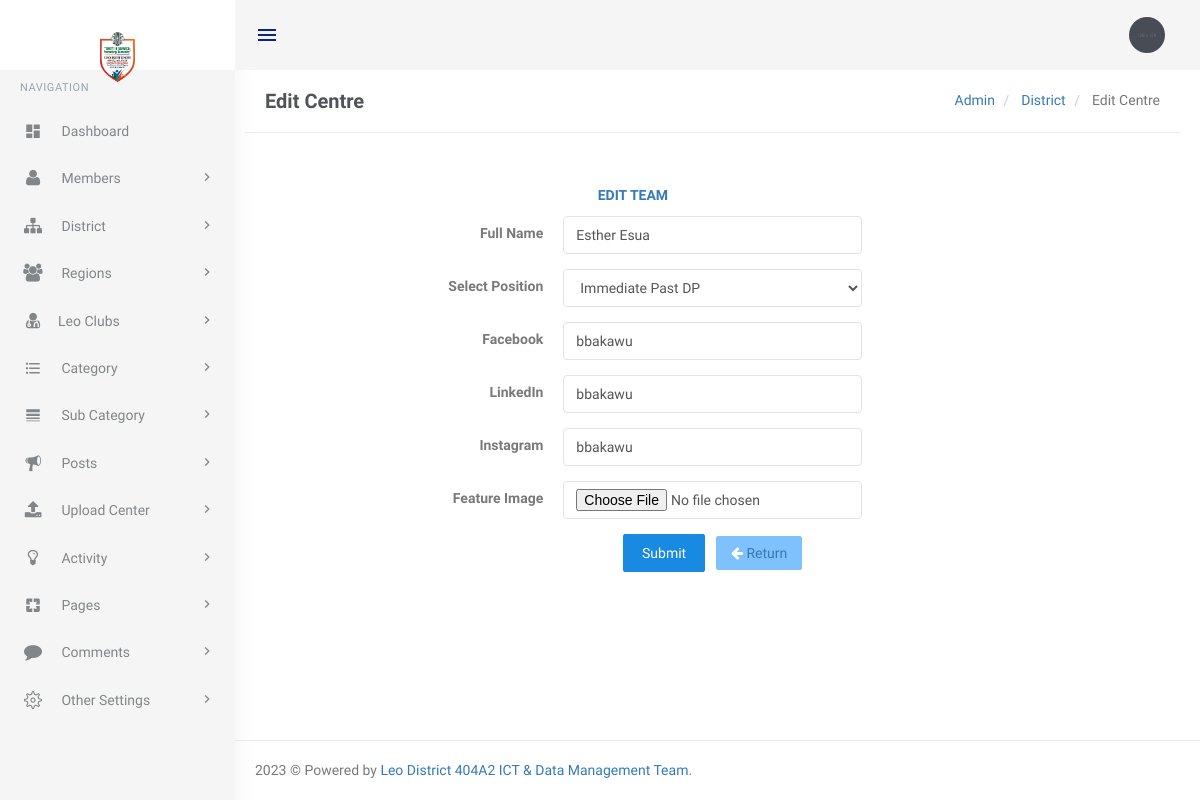
/app/edit-centre?dptid=1 (signed in), run on the app's committed database.
### tables this page shows
CREATE TABLE `tbldpsteam` (
  `teamID` int(11) NOT NULL,
  `memberName` varchar(60) NOT NULL,
  `dOfficesID` int(11) NOT NULL,
  `fbProfile` varchar(50) NOT NULL,
  `lnProfile` varchar(50) NOT NULL,
  `igProfile` varchar(50) NOT NULL,
  `foto` varchar(100) NOT NULL,
  `serviceYrID` int(11) NOT NULL,
  `dateUpdated` datetime DEFAULT current_timestamp(),
  `updatedBy` int(11) DEFAULT NULL
);

CREATE TABLE `tbldistrictoffices` (
  `dOfficesID` int(11) NOT NULL,
  `position` varchar(50) NOT NULL,
  `abbr` varchar(10) NOT NULL,
  `dateUpdated` datetime DEFAULT current_timestamp(),
  `updatedBy` int(11) DEFAULT NULL,
  `isActive` int(1) NOT NULL DEFAULT 1
);

### app/edit-centre.php (the view, shortened to what this page needs)
<?php
include('includes/config.php');
if (strlen($_SESSION['login']) == 0) {
    header('location:index');
} else {
    ?>
<!DOCTYPE html>
<html lang="en">
<?php include('includes/pages-head.php'); ?>
<body class="fixed-left">
    <div id="wrapper">
        <?php include('includes/topheader.php'); ?>
        <?php include('includes/leftsidebar.php'); ?>
        <div class="content-page">
            <div class="content">
                <div class="container">
                    <div class="row">
                        <div class="col-xs-12">
                            <div class="page-title-box">
                                <h4 class="page-title">Edit Centre</h4>
                                <ol class="breadcrumb p-0 m-0">
                                    <li>
                                        <a href="#">Admin</a>
                                    </li>
                                    <li>
                                        <a href="#">District </a>
                                    </li>
                                    <li class="active">
                                        Edit Centre
                                    </li>
                                </ol>
                                <div class="clearfix"></div>
                            </div>
                        </div>
                    </div>
                    <div class="row">
                        <div class="col-sm-6">
                        </div>
                        <div class="row">
                            <?php
                                if ($_GET['dptid']) {
                                    $dptid = $_GET['dptid'];
                                    $dpteam = "SELECT *  From tbldpsteam d JOIN tbldistrictoffices o ON o.dOfficesID = d.dOfficesID WHERE  teamID   = '$dptid'";
                                    $query = mysqli_query($con, $dpteam);
                                    $dptresult = mysqli_fetch_assoc($query);
                                    ?>
                            <div class=" col-md-12 m-t-50" id="editTeam">
                                <div class="col-md-6 col-md-offset-2">
                                    <p class="text-uppercase font-600 font-secondary text-center"><a>Edit Team</a>
                                    </p>
                                    <form class="form-horizontal" method="POST" name="dpteam"
                                        enctype="multipart/form-data">
                                        <div class="form-group">
                                            <label class="col-md-4 control-label">Full Name </label>
                                            <div class="col-md-8">
                                                <input type="text" class="form-control"
                                                    value="<?php echo htmlentities($dptresult['memberName']); ?>"
                                                    name="leoName">
                                            </div>
                                        </div>
                                        <div class="form-group">
                                            <label class="col-md-4 control-label" for="position">Select Position</label>
                                            <div class="col-md-8">
                                                <select class="form-control" name="positions" id="position" required>
                                                    <?php
                                                            if ($dptresult) { ?>
                                                    <option
                                                        value="<?php echo htmlentities($dptresult['dOfficesID']); ?>"
                                                        selected><?php echo htmlentities($dptresult['position']); ?>
                                                    </option>
                                                    <?php } else { ?>
                                                    <option value="" selected>Select Position </option>
                                                    <?php }
                                                                ?>
                                                </select>
                                            </div>
                                        </div>
                                        <div class="form-group">
                                            <label class="col-md-4 control-label">Facebook </label>
                                            <div class="col-md-8">
                                                <input type="text" class="form-control"
                                                    value="<?php echo htmlentities($dptresult['fbProfile']); ?>"
                                                    name="fbProfile">
                                            </div>
                                        </div>
                                        <div class="form-group">
                                            <label class="col-md-4 control-label">LinkedIn </label>
                                            <div class="col-md-8">
                                                <input type="text" class="form-control"
                                                    value="<?php echo htmlentities($dptresult['lnProfile']); ?>"
                                                    name="lnProfile">
                                            </div>
                                        </div>
                                        <div class="form-group">
                                            <label class="col-md-4 control-label">Instagram </label>
                                            <div class="col-md-8">
                                                <input type="text" class="form-control"
                                                    value="<?php echo htmlentities($dptresult['igProfile']); ?>"
                                                    name="igProfile">
                                            </div>
                                        </div>
                                        <div class="form-group">
                                            <label class="col-md-4 control-label">Feature Image </label>
                                            <div class="col-md-8">
                                                <input type="file" class="form-control" id="memberDp" name="memberDp">
                                            </div>
                                        </div>
                                        <div class="form-group">
                                            <label class="col-md-4 control-label">&nbsp;</label>
                                            <div class="col-md-8 text-center">
                                                <button type="submit"
                                                    class="btn btn-primary waves-effect waves-light btn-md"
                                                    name="editDPteam">
                                                    Submit
                                                </button>
                                                    <button class="btn btn-custom waves-effect waves-light"><a href="dp-team"> <i
                                                            class="fa fa-arrow-left text-white"></i> Return</a></button>
                                            </div>
                                        </div>
                                    </form>
                                </div>
                            </div>
                            <?php } ?>
                        </div>
                    </div>
                </div>
                <?php include('includes/footer.php'); ?>
</body>
</html>
<?php } ?>

### app/assets/css/core.css (style rules this page uses)
body { font-family: 'Varela Round', sans-serif; margin: 0; padding-bottom: 60px; overflow-x: hidden; color: #797979; }
html { position: relative; min-height: 100%; }
.h1, .h2, .h3, .h4, .h5, .h6, h1, h2, h3, h4, h5, h6 { color: #505458; font-family: 'varela round', sans-serif; margin: 10px 0; }
p { line-height: 1.6; }
* { outline: none !important; }
.container { width: auto; }
#wrapper { height: 100%; overflow: hidden; width: 100%; }
.p-0 { padding: 0 !important; }
.m-0 { margin: 0 !important; }
.m-t-50 { margin-top: 50px !important; }
.font-secondary { font-family: 'varela round', sans-serif; }
.font-600 { font-weight: 600; }
.row { margin-right: -10px; margin-left: -10px; }
.col-lg-1, .col-lg-10, .col-lg-11, .col-lg-12, .col-lg-2, .col-lg-3, .col-lg-4, .col-lg-5, .col-lg-6, .col-lg-7, .col-lg-8, .col-lg-9, .col-md-1, .col-md-10, .col-md-11, .col-md-12, .col-md-2, .col-md-3, .col-md-4, .col-md-5, .col-md-6, .col-md-7, .col-md-8, .col-md-9, .col-sm-1, .col-sm-10, .col-sm-11, .col-sm-12, .col-sm-2, .col-sm-3, .col-sm-4, .col-sm-5, .col-sm-6, .col-sm-7, .col-sm-8, .col-sm-9, .col-xs-1, .col-xs-10, .col-xs-11, .col-xs-12, .col-xs-2, .col-xs-3, .col-xs-4, .col-xs-5, .col-xs-6, .col-xs-7, .col-xs-8, .col-xs-9 { padding-left: 10px; padding-right: 10px; }
.breadcrumb { background-color: transparent; margin-bottom: 15px; padding-top: 10px; padding-left: 0; }
.text-white { color: #ffffff !important; }
.waves-effect { position: relative; cursor: pointer; display: inline-block; overflow: hidden; -webkit-user-select: none; -moz-user-select: none; -ms-user-select: none; user-select: none; -webkit-tap-highlight-color: transparent; vertical-align: middle; z-index: 1; will-change: opacity, transform; -webkit-transition: all 0.3s ease-out; -moz-transition: all 0.3s ease-out; -o-transition: all 0.3s ease-out; -ms-transition: all 0.3s ease-out; transition: all 0.3s ease-out; }

### app/assets/css/menu.css (style rules this page uses)
.content-page { margin-left: 225px; overflow: hidden; }
.content-page .content { padding: 0 5px 10px 5px; margin-top: 70px; }
.page-title { font-size: 20px; margin-bottom: 0; margin-top: 0; font-weight: 600; }
.page-title-box { padding: 20px; border-bottom: 1px solid #eee; }
.page-title-box .page-title { margin-bottom: 0; float: left; }
.page-title-box .breadcrumb { float: right; background-color: transparent !important; }

### data on the page
tbldpsteam: leoName "Esther Esua", positions "Immediate Past DP", fbProfile "bbakawu", lnProfile "bbakawu", igProfile "bbakawu"
